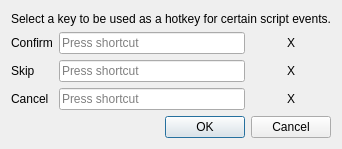
<?xml version="1.0" encoding="UTF-8"?>
<ui version="4.0">
 <class>Hotkey_picker</class>
 <widget class="QWidget" name="Hotkey_picker">
  <property name="geometry">
   <rect>
    <x>0</x>
    <y>0</y>
    <width>311</width>
    <height>149</height>
   </rect>
  </property>
  <property name="windowTitle">
   <string>Form</string>
  </property>
  <layout class="QVBoxLayout" name="verticalLayout">
   <item>
    <widget class="QLabel" name="label">
     <property name="text">
      <string>Select a key to be used as a hotkey for certain script events.</string>
     </property>
    </widget>
   </item>
   <item>
    <layout class="QGridLayout" name="gridLayout">
     <item row="0" column="0">
      <widget class="QLabel" name="label_2">
       <property name="text">
        <string>Confirm</string>
       </property>
      </widget>
     </item>
     <item row="0" column="1">
      <widget class="QKeySequenceEdit" name="confirm_keySequenceEdit"/>
     </item>
     <item row="0" column="2">
      <widget class="QPushButton" name="confirm_keySequenceEdit_clear_button">
       <property name="sizePolicy">
        <sizepolicy hsizetype="Fixed" vsizetype="Fixed">
         <horstretch>0</horstretch>
         <verstretch>0</verstretch>
        </sizepolicy>
       </property>
       <property name="text">
        <string>X</string>
       </property>
       <property name="flat">
        <bool>true</bool>
       </property>
      </widget>
     </item>
     <item row="1" column="0">
      <widget class="QLabel" name="label_3">
       <property name="text">
        <string>Skip</string>
       </property>
      </widget>
     </item>
     <item row="1" column="1">
      <widget class="QKeySequenceEdit" name="skip_keySequenceEdit"/>
     </item>
     <item row="1" column="2">
      <widget class="QPushButton" name="skip_keySequenceEdit_clear_button">
       <property name="sizePolicy">
        <sizepolicy hsizetype="Fixed" vsizetype="Fixed">
         <horstretch>0</horstretch>
         <verstretch>0</verstretch>
        </sizepolicy>
       </property>
       <property name="text">
        <string>X</string>
       </property>
       <property name="flat">
        <bool>true</bool>
       </property>
      </widget>
     </item>
     <item row="2" column="0">
      <widget class="QLabel" name="label_4">
       <property name="text">
        <string>Cancel</string>
       </property>
      </widget>
     </item>
     <item row="2" column="1">
      <widget class="QKeySequenceEdit" name="cancel_keySequenceEdit"/>
     </item>
     <item row="2" column="2">
      <widget class="QPushButton" name="cancel_keySequenceEdit_clear_button">
       <property name="sizePolicy">
        <sizepolicy hsizetype="Fixed" vsizetype="Fixed">
         <horstretch>0</horstretch>
         <verstretch>0</verstretch>
        </sizepolicy>
       </property>
       <property name="text">
        <string>X</string>
       </property>
       <property name="flat">
        <bool>true</bool>
       </property>
      </widget>
     </item>
    </layout>
   </item>
   <item>
    <widget class="QDialogButtonBox" name="buttonBox">
     <property name="standardButtons">
      <set>QDialogButtonBox::Cancel|QDialogButtonBox::Ok</set>
     </property>
    </widget>
   </item>
  </layout>
 </widget>
 <resources/>
 <connections>
  <connection>
   <sender>confirm_keySequenceEdit_clear_button</sender>
   <signal>clicked()</signal>
   <receiver>confirm_keySequenceEdit</receiver>
   <slot>clear()</slot>
   <hints>
    <hint type="sourcelabel">
     <x>247</x>
     <y>38</y>
    </hint>
    <hint type="destinationlabel">
     <x>204</x>
     <y>43</y>
    </hint>
   </hints>
  </connection>
  <connection>
   <sender>skip_keySequenceEdit_clear_button</sender>
   <signal>clicked()</signal>
   <receiver>skip_keySequenceEdit</receiver>
   <slot>clear()</slot>
   <hints>
    <hint type="sourcelabel">
     <x>252</x>
     <y>74</y>
    </hint>
    <hint type="destinationlabel">
     <x>209</x>
     <y>73</y>
    </hint>
   </hints>
  </connection>
  <connection>
   <sender>cancel_keySequenceEdit_clear_button</sender>
   <signal>clicked()</signal>
   <receiver>cancel_keySequenceEdit</receiver>
   <slot>clear()</slot>
   <hints>
    <hint type="sourcelabel">
     <x>257</x>
     <y>101</y>
    </hint>
    <hint type="destinationlabel">
     <x>216</x>
     <y>98</y>
    </hint>
   </hints>
  </connection>
 </connections>
</ui>
